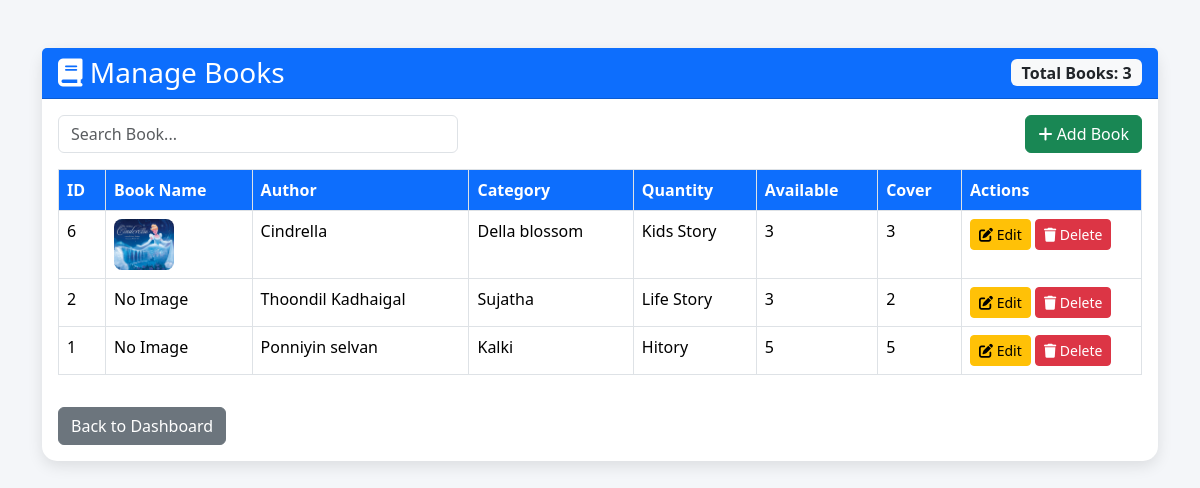
/admin/manage_books.php (signed in), run on the app's committed database.
### tables this page shows
CREATE TABLE `books` (
  `id` int(11) NOT NULL,
  `book_name` varchar(200) NOT NULL,
  `author_name` varchar(100) NOT NULL,
  `category` varchar(100) DEFAULT NULL,
  `quantity` int(11) DEFAULT 1,
  `available_quantity` int(11) DEFAULT 1,
  `created_at` timestamp NOT NULL DEFAULT current_timestamp(),
  `cover_image` varchar(255) DEFAULT NULL
);

### admin/manage_books.php (the view, shortened to what this page needs)
<?php
$books = mysqli_query($conn, "SELECT * FROM books ORDER BY id DESC");
$totalBooksQuery = mysqli_query($conn, "SELECT COUNT(*) AS total FROM books");
$totalBooks = mysqli_fetch_assoc($totalBooksQuery);
?>
<!DOCTYPE html>
<html lang="en">
<head>
<link href="https://cdn.jsdelivr.net/npm/bootstrap@5.3.3/dist/css/bootstrap.min.css" rel="stylesheet">
<link rel="stylesheet"
href="https://cdnjs.cloudflare.com/ajax/libs/font-awesome/6.5.2/css/all.min.css">
</head>
<body>
<div class="container py-5">
    <div class="card">
        <div class="card-header bg-primary text-white">
            <div class="d-flex justify-content-between align-items-center">
                <h3 class="mb-0">
                    <i class="fas fa-book"></i>
                    Manage Books
                </h3>
                <span class="badge bg-light text-dark fs-6">
                    Total Books:
                    <?php echo $totalBooks['total']; ?>
                </span>
            </div>
        </div>
        <div class="card-body">
            <div class="row mb-3">
                <div class="col-md-6">
                    <input type="text"
                           id="searchBook"
                           class="form-control search-box"
                           placeholder="Search Book...">
                </div>
                <div class="col-md-6 text-end">
                    <a href="add_book.php"
                       class="btn btn-success">
                        <i class="fas fa-plus"></i>
                        Add Book
                    </a>
                </div>
            </div>
            <div class="table-responsive">
                <table class="table table-bordered table-hover"
                       id="booksTable">
                    <thead>
                    <tr>
                        <th>ID</th>
                        <th>Book Name</th>
                        <th>Author</th>
                        <th>Category</th>
                        <th>Quantity</th>
                        <th>Available</th>
                        <th>Cover</th>
                        <th width="180">Actions</th>
                    </tr>
                    </thead>
                    <tbody>
                    <?php while($row = mysqli_fetch_assoc($books)) { ?>
                    <tr>
                        <td><?php echo $row['id']; ?></td>
                        <td><?php if(!empty($row['cover_image']))
                       { ?>
                     <img src="../uploads/books/<?php echo $row['cover_image']; ?>"
                      width="60  height="80  style="object-fit:cover; border-radius:8px;"> <?php }
                      else { ?> No Image<?php }
                      ?> </td>
                        <td><?php echo $row['book_name']; ?></td>
                        <td><?php echo $row['author_name']; ?></td>
                        <td><?php echo $row['category']; ?></td>
                        <td><?php echo $row['quantity']; ?></td>
                        <td><?php echo $row['available_quantity']; ?></td>
                        <td>
                            <a href="edit_book.php?id=<?php echo $row['id']; ?>"
                               class="btn btn-warning btn-sm">
                                <i class="fas fa-edit"></i>
                                Edit
                            </a>
                            <a href="?delete=<?php echo $row['id']; ?>"
                               class="btn btn-danger btn-sm"
                               onclick="return confirmDelete();">
                                <i class="fas fa-trash"></i>
                                Delete
                            </a>
                        </td>
                    </tr>
                    <?php } ?>
                    </tbody>
                </table>
            </div>
            <div class="mt-3">
                <a href="dashboard.php"
                   class="btn btn-secondary">
                    Back to Dashboard
                </a>
            </div>
        </div>
    </div>
</div>
</body>
</html>

### admin/manage_books.php (style rules this page uses)
body { background:#f4f6f9; }
.card { border:none; border-radius:15px; box-shadow:0 5px 15px rgba(0,0,0,0.1); }
.table th { background:#0d6efd; color:white; }
.search-box { max-width:400px; }

### data on the page
books: id "6", cover_image (picture), book_name "Cindrella", author_name "Della blossom", category "Kids Story", quantity "3", available_quantity "3"
books: id "2", shows "No Image", book_name "Thoondil Kadhaigal", author_name "Sujatha", category "Life Story", quantity "3", available_quantity "2"
books: id "1", shows "No Image", book_name "Ponniyin selvan", author_name "Kalki", category "Hitory", quantity "5", available_quantity "5"

### other printed values
$totalBooks['total'] "3"
